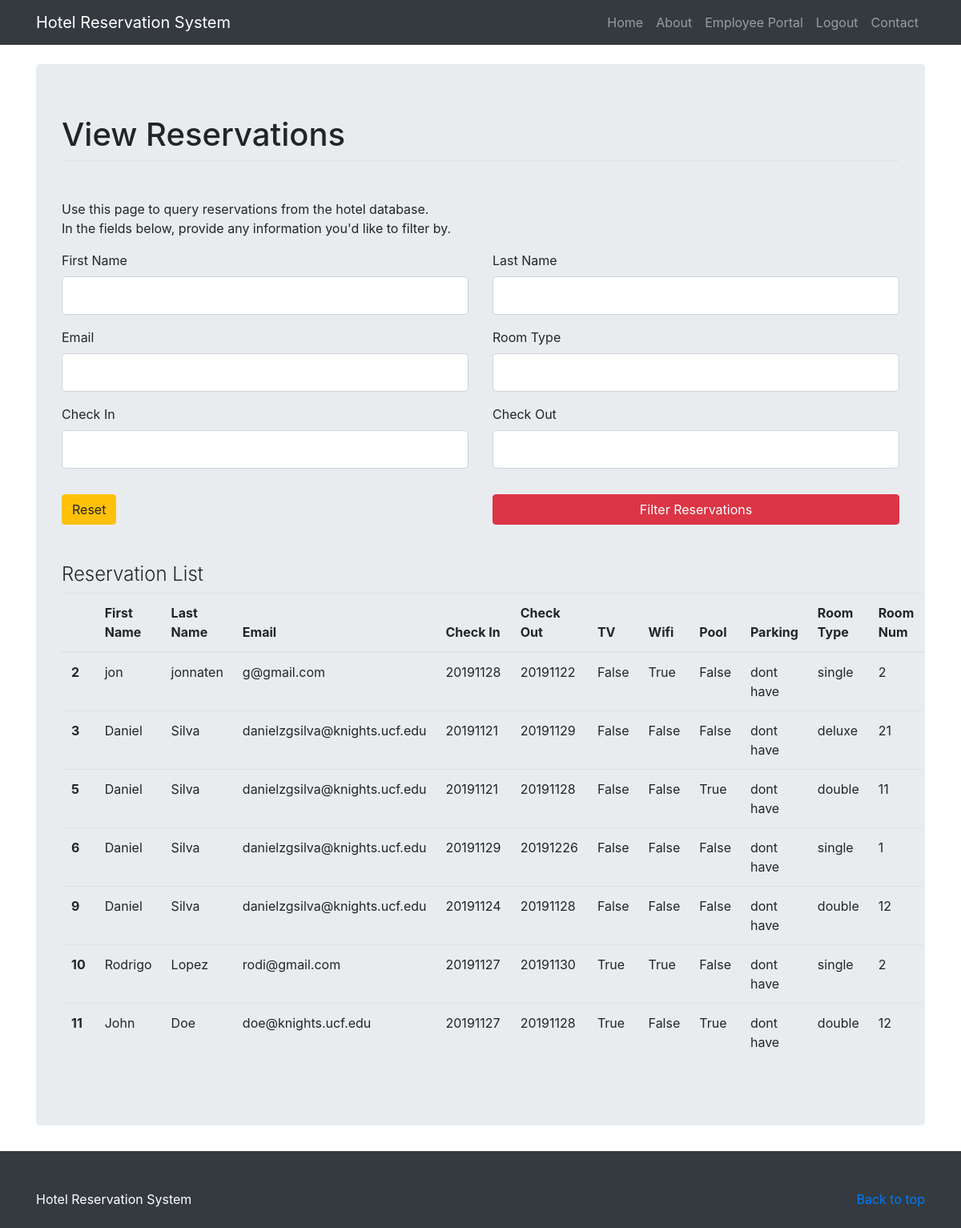
The app's page /view_reservations (signed in), older data.
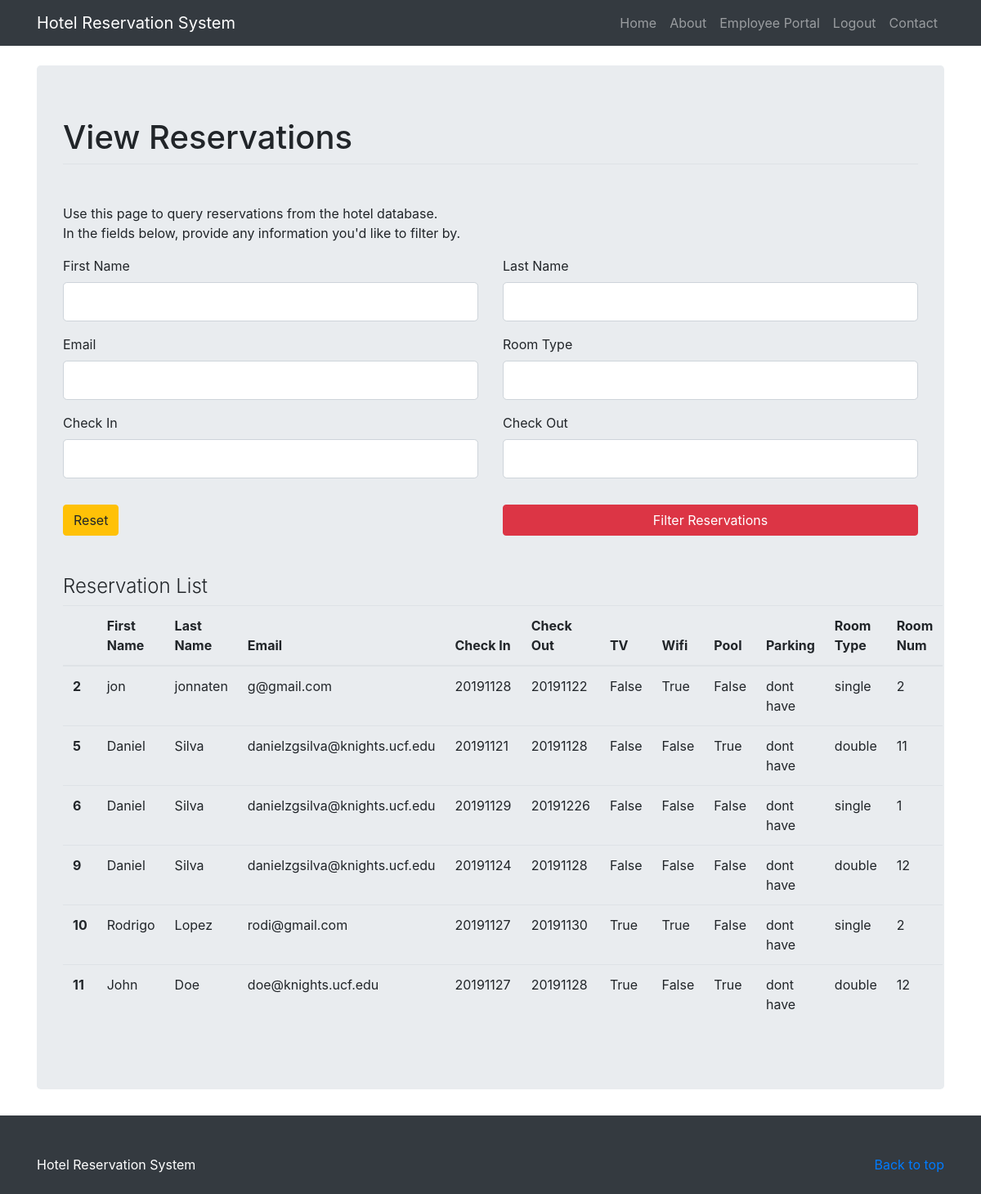
The same page, newer data.
### hotel_system/models.py (models this page shows, shortened)
class Reservation(db.Model):
    id = db.Column(db.Integer, primary_key=True)
    first_name = db.Column(db.String(120), nullable=False)
    last_name = db.Column(db.String(120), nullable=False)
    email = db.Column(db.String(120), nullable=False)
    phone = db.Column(db.String(12), nullable = False)
    date_created = db.Column(db.DateTime, nullable = False, default = datetime.utcnow)
    credit_card = db.Column(db.String(20), nullable = False)
    check_in = db.Column(db.Integer, nullable=False)
    check_out = db.Column(db.Integer, nullable=False)
    tv = db.Column(db.Boolean, nullable = False, default = False)
    wifi = db.Column(db.Boolean, nullable = False, default = False)
    pool = db.Column(db.Boolean, nullable = False, default = False)
    room_type = db.Column(db.String(6), nullable = False)
    room_num = db.Column(db.Integer)

### hotel_system/routes.py (the view, shortened to what this page needs)
@app.route('/view_reservations', methods=['GET', 'POST'])
@login_required
def view_reservations():
    if not check_for_admin(current_user.admin_flag):
        flash(f'You must be an admin to access this page!','danger')
        return redirect(url_for('employee_portal'))
    form = ViewReservationsForm()
    reservations = Reservation.query.all()
    return render_template('view_reservations.html', title="Reservations", form=form, reservations = reservations)

### hotel_system/forms.py (shortened to what this page needs)
class ViewReservationsForm(FlaskForm):
    first_name = StringField('First Name')
    last_name = StringField('Last Name')
    email = StringField('Email', validators=[Email(), Optional()])
    room_type = StringField('Room Type')
    check_in = IntegerField('Check In', validators=[Optional()])
    check_out = IntegerField('Check Out', validators=[Optional()])
    submit = SubmitField('Filter Reservations')

### hotel_system/models.py (called while the page is built)
@login_manager.user_loader
def load_employee(employee_id):
    return Employee.query.get(int(employee_id))

### hotel_system/routes.py (called while the page is built)
def check_for_admin(admin_flag):
    if admin_flag == False:
        return False
    else:
        return True

### hotel_system/templates/view_reservations.html (shortened to what this page needs)
{% extends "layout.html" %}
{% block content %}
<body>
    <main role="main">
        <div class="container"><br>
             <div class="jumbotron center">
         		<form action="" method="POST">
         			<fieldset class="form-group">
                <legend class ="border-bottom mb-4"><h1>View Reservations</h1></legend><br>
                    <p>Use this page to query reservations from the hotel database.<br>
                    In the fields below, provide any information you'd like to filter by.</p>
                    <div class="row">
                        <div class="col-xs-6 sm-6 col-md-6 col-lg-6">
           				    <div class = "form-group">
           					{{ form.first_name.label(class="form-control-label") }}
           					{% if form.first_name.errors %}
           						{{ form.first_name(class="form-control form-control-lg is-invalid") }}
           						<div class="invalid-feedback">
           							{% for error in form.first_name.errors %}
           								<span>{{ error }}</span>
           							{% endfor %}
           						</div>
           					{% else %}
           						{{ form.first_name(class="form-control form-control-lg") }}
           					{% endif %}
                             </div>
                        </div>
                        <div class="col-xs-6 sm-6 col-md-6 col-lg-6">
           				    <div class = "form-group">
           					{{ form.last_name.label(class="form-control-label") }}
           					{% if form.last_name.errors %}
           						{{ form.last_name(class="form-control form-control-lg is-invalid") }}
           						<div class="invalid-feedback">
           							{% for error in form.last_name.errors %}
           								<span>{{ error }}</span>
           							{% endfor %}
           						</div>
           					{% else %}
           						{{ form.last_name(class="form-control form-control-lg") }}
           					{% endif %}
                             </div>
                        </div>
                    </div>
                    <div class="row">
                        <div class="col-xs-6 sm-6 col-md-6 col-lg-6">
           				    <div class = "form-group">
           					{{ form.email.label(class="form-control-label") }}
           					{% if form.email.errors %}
           						{{ form.email(class="form-control form-control-lg is-invalid") }}
           						<div class="invalid-feedback">
           							{% for error in form.email.errors %}
           								<span>{{ error }}</span>
           							{% endfor %}
           						</div>
           					{% else %}
           						{{ form.email(class="form-control form-control-lg") }}
           					{% endif %}
                             </div>
                        </div>
                        <div class="col-xs-6 sm-6 col-md-6 col-lg-6">
           				    <div class = "form-group">
           					{{ form.room_type.label(class="form-control-label") }}
           					{% if form.room_type.errors %}
           						{{ form.room_type(class="form-control form-control-lg is-invalid") }}
           						<div class="invalid-feedback">
           							{% for error in form.room_type.errors %}
           								<span>{{ error }}</span>
           							{% endfor %}
           						</div>
           					{% else %}
           						{{ form.room_type(class="form-control form-control-lg") }}
           					{% endif %}
                             </div>
                        </div>
                    </div>
                    <div class="row">
                        <div class="col-xs-6 sm-6 col-md-6 col-lg-6">
           				    <div class = "form-group">
           					{{ form.check_in.label(class="form-control-label") }}
           					{% if form.check_in.errors %}
           						{{ form.check_in(class="form-control form-control-lg is-invalid") }}
           						<div class="invalid-feedback">
           							{% for error in form.check_in.errors %}
           								<span>{{ error }}</span>
           							{% endfor %}
           						</div>
           					{% else %}
           						{{ form.check_in(class="form-control form-control-lg") }}
           					{% endif %}
                             </div>
                        </div>
                        <div class="col-xs-6 sm-6 col-md-6 col-lg-6">
           				    <div class = "form-group">
           					{{ form.check_out.label(class="form-control-label") }}
           					{% if form.check_out.errors %}
           						{{ form.check_out(class="form-control form-control-lg is-invalid") }}
           						<div class="invalid-feedback">
           							{% for error in form.check_out.errors %}
           								<span>{{ error }}</span>
           							{% endfor %}
           						</div>
           					{% else %}
           						{{ form.check_out(class="form-control form-control-lg") }}
           					{% endif %}
                             </div>
                        </div>
                    </div>
         			</fieldset>
         			 <div class="row">
                        <div class="col-md-6 col-sm-6 col-xs-6 pad-adjust">
                         <a href="{{ url_for('view_reservations') }}" class="btn btn-warning">Reset</a>
                        </div>
                        <div class="col-md-6 col-sm-6 col-xs-6 pad-adjust" id="payment_buttons">
                          {{ form.submit(class="btn btn-danger btn-block") }}
                        </div>
                    </div>
         		</form><br><br>
                <h4 class="font-weight-light">Reservation List</h4>
                <table class="table table-hover">
                      <thead>
                        <tr>
                          <th scope="col"></th>
                          <th scope="col">First Name</th>
                          <th scope="col">Last Name</th>
                          <th scope="col">Email</th>
                          <th scope="col">Check In</th>
                          <th scope="col">Check Out</th>
                          <th scope="col">TV</th>
                          <th scope="col">Wifi</th>
                          <th scope="col">Pool</th>
                          <th scope="col">Parking</th>
                          <th scope="col">Room Type</th>
                          <th scope="col">Room Num</th>
                        </tr>
                      </thead>
                      <tbody>
                      {% for res in reservations %}
                        <tr>
                          <th scope="row">{{ res.id }}</th>
                          <td>{{ res.first_name }}</td>
                          <td>{{ res.last_name }}</td>
                          <td>{{ res.email }}</td>
                          <td>{{ res.check_in }}</td>
                          <td>{{ res.check_out }}</td>
                          <td>{{ res.tv }}</td>
                          <td>{{ res.wifi }}</td>
                          <td>{{ res.pool }}</td>
                          <td>dont have</td>
                          <td>{{ res.room_type }}</td>
                          <td>{{ res.room_num }}</td>
                        </tr>
                      {% endfor %}
                      </tbody>
                </table>
         	</div>
        </div>
    </main>
</body>
{% endblock %}

### hotel_system/templates/layout.html (shortened to what this page needs)
<!DOCTYPE html>
<html lang="en">
<head>
    <link rel="stylesheet" href="https://stackpath.bootstrapcdn.com/bootstrap/4.3.1/css/bootstrap.min.css">
</head>
<header>
  <nav class="navbar navbar-expand-lg navbar-dark bg-dark static-top">
    <div class="container">
      <a class="navbar-brand" href="#">Hotel Reservation System</a>
      <div class="collapse navbar-collapse" id="navbarResponsive">
        <ul class="navbar-nav ml-auto">
          <li class="nav-item">
            <a class="nav-link" href="{{ url_for('index') }}">Home</a>
          </li>
          <li class="nav-item">
            <a class="nav-link" href="#">About</a>
          </li>
          {% if current_user.is_authenticated %}
            <li class="nav-item">
              <a class="nav-link" href="{{ url_for('employee_portal') }}">Employee Portal</a>
            </li>
            <li class="nav-item">
              <a class="nav-link" href="{{ url_for('employee_logout') }}">Logout</a>
            </li>
          {% endif %}
          <li class="nav-item">
            <a class="nav-link" href="#">Contact</a>
          </li>
        </ul>
      </div>
    </div>
  </nav>
</header>
{% block content %} {% endblock %}
<footer class="py-5 bg-dark" id="footer">
    <div class="container">
      <p class="float-right text-white">
        <a href="#">Back to top</a>
      </p>
      <p class="float-left text-white">Hotel Reservation System</p>
    </div>
</footer>
</html>

Row changes from the older to the newer data that the page shows:
removed Reservation: id "3", first_name "Daniel", last_name "Silva", email "danielzgsilva@knights.ucf.edu", check_in "20191121", check_out "20191129", tv "False", wifi "False", pool "False", room_type "deluxe", room_num "21"
